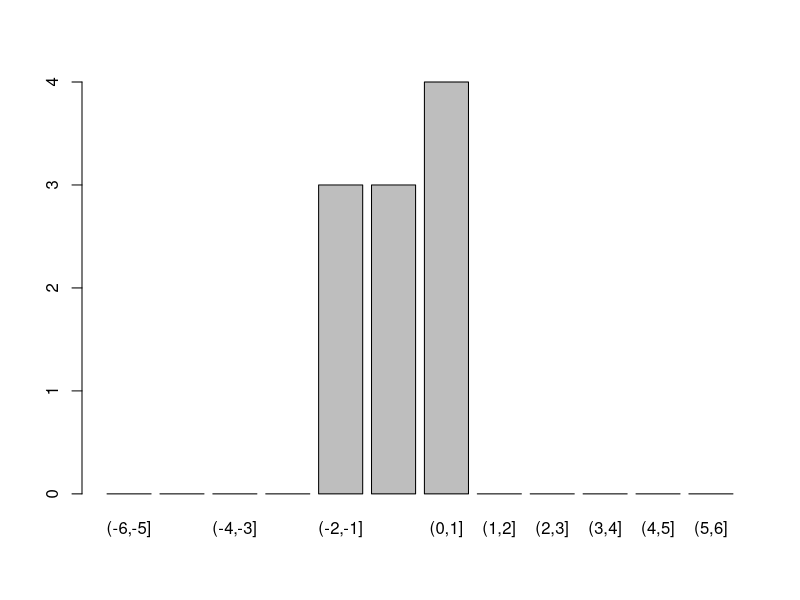
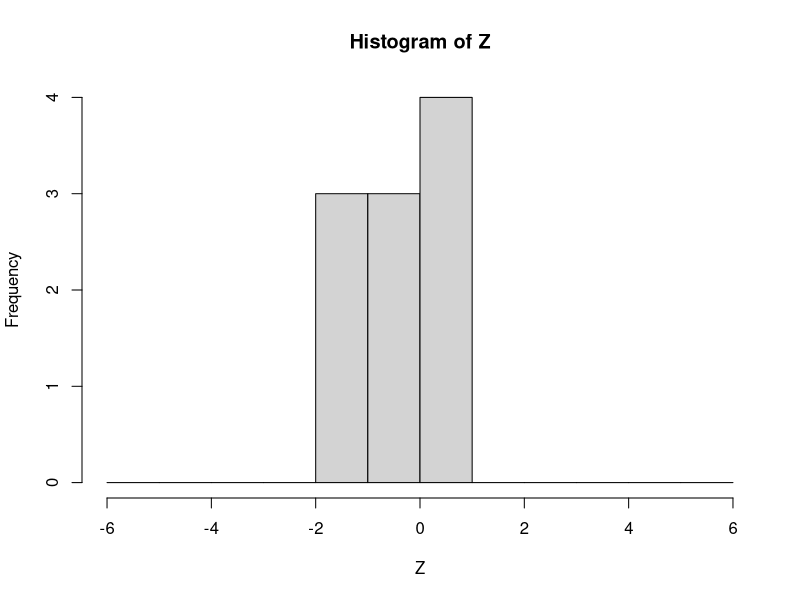
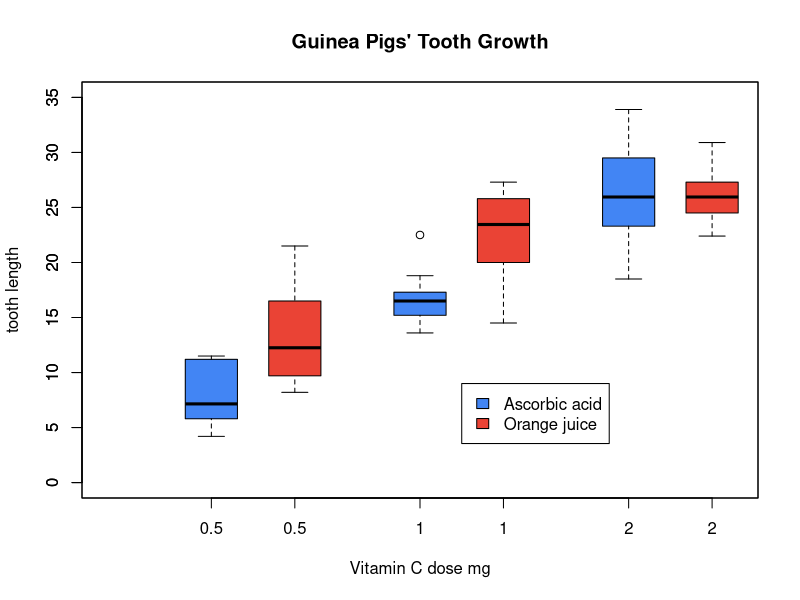
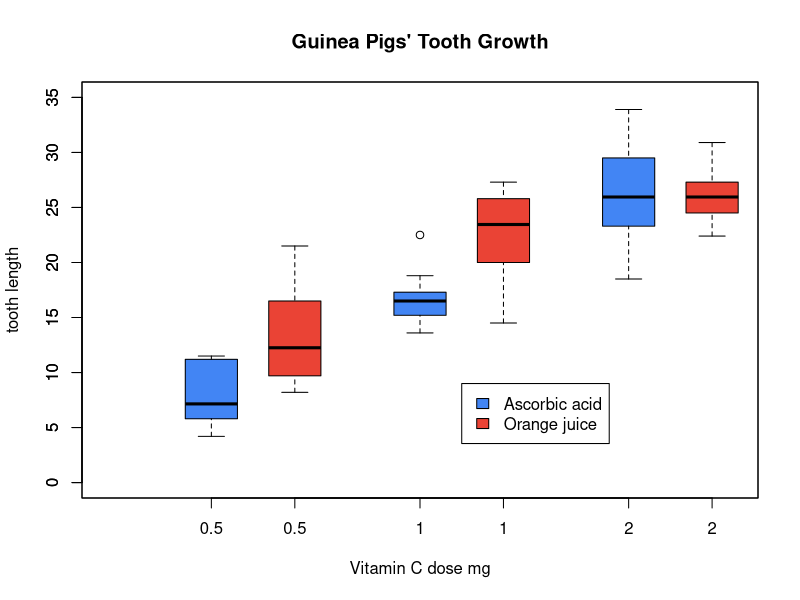

Here is the R script that generated these plots, in order:
## ---- chunk 1
Pkgs <- sapply(list.files(R.home("library")), function(x)
  packageDescription(pkg = x, fields = "Priority"))
names(Pkgs[Pkgs == "base" & !is.na(Pkgs)])
## ---- chunk 2
names(Pkgs[Pkgs == "recommended" & !is.na(Pkgs)])
## ---- chunk 3
# 给定一个/些 R 包名，返回该 R 包存放的位置
sapply(.libPaths(), function(pkg_path)  c('survival','ggplot2') %in% .packages(T, lib.loc = pkg_path))
## ---- chunk 4
str(iris)
## ---- chunk 5
head(iris, 5)
tail(iris, 5)
## ---- chunk 6
class(iris)
mode(iris)
typeof(iris)
## ---- chunk 7
object.size(iris)
object.size(letters)
object.size(ls)
format(object.size(library), units = "auto")
## ---- chunk 8
str(Indometh)
summary(Indometh)
## ---- chunk 9
# 长的变宽
wide <- reshape(Indometh,
  v.names = "conc", idvar = "Subject",
  timevar = "time", direction = "wide"
)
wide[, 1:6]

# 宽的变长
reshape(wide, direction = "long")
## ---- chunk 10
set.seed(45)
dat <- data.frame(
    name = rep(c("Orange", "Apple"), each=4),
    numbers = rep(1:4, 2),
    value = rnorm(8))
dat

reshape(dat, idvar = "name", timevar = "numbers", direction = "wide")
## ---- chunk 11
## times need not be numeric
df <- data.frame(id = rep(1:4, rep(2,4)),
                 visit = I(rep(c("Before","After"), 4)),
                 x = rnorm(4), y = runif(4))
df
reshape(df, timevar = "visit", idvar = "id", direction = "wide")
## warns that y is really varying
reshape(df, timevar = "visit", idvar = "id", direction = "wide", v.names = "x")
## ---- chunk 12
transform(iris, scale.sl = (max(Sepal.Length) - Sepal.Length) / (max(Sepal.Length) - min(Sepal.Length)))
## ---- chunk 13
(max(iris$Sepal.Length) - 5.1) / (max(iris$Sepal.Length) - min(iris$Sepal.Length))
## ---- chunk 14
subset(iris, Species == "virginica")
# summary(iris$Sepal.Length)  mean(iris$Sepal.Length)
# 且的逻辑
# subset(iris, Species == "virginica" & Sepal.Length > 5.84333)
subset(iris, Species == "virginica" &
  Sepal.Length > mean(Sepal.Length))
# 在行的子集范围内
subset(iris, Species %in% c("virginica", "versicolor") &
  Sepal.Length > mean(Sepal.Length))
# 在列的子集内 先选中列
subset(iris, Sepal.Length > mean(Sepal.Length),
  select = c("Sepal.Length", "Species")
)
## ---- chunk 15
## sometimes requiring a logical 'subset' argument is a nuisance
nm <- rownames(state.x77)
start_with_M <- nm %in% grep("^M", nm, value = TRUE)
subset(state.x77, start_with_M, Illiteracy:Murder)
# 简化
subset(state.x77, subset = grepl("^M", rownames(state.x77)), select = Illiteracy:Murder)
# 继续简化
subset(state.x77, grepl("^M", rownames(state.x77)), Illiteracy:Murder)
## ---- chunk 16
iris[iris$Species == "virginica", ]
iris[iris$Species == "virginica" &
  iris$Sepal.Length > mean(iris$Sepal.Length), ]

iris[
  iris$Species == "virginica" &
    iris$Sepal.Length > mean(iris$Sepal.Length),
  c("Sepal.Length", "Species")
]
## ---- chunk 17
# 对萼片的长度排序
iris[order(iris$Species, iris$Sepal.Length), ]
# 对花瓣的长度排序
iris[order(iris$Species, iris$Petal.Length), ]
# 先对花瓣的宽度排序，再对花瓣的长度排序
iris[order(iris$Petal.Width, iris$Petal.Length), ]
## ---- chunk 18
dd <- data.frame(
  b = factor(c("Hi", "Med", "Hi", "Low"),
    levels = c("Low", "Med", "Hi"), ordered = TRUE
  ),
  x = c("A", "D", "A", "C"), y = c(8, 3, 9, 9),
  z = c(1, 1, 1, 2)
)
str(dd)
dd[order(-dd[,4], dd[,1]), ]
## ---- chunk 19
dd[order(dd$z, dd$b), ]
## ---- chunk 20
## Notice that assignment form is not used since a variable is being added
g <- airquality$Month
l <- split(airquality, g) # 分组
l <- lapply(l, transform, Oz.Z = scale(Ozone)) # 计算：按月对 Ozone 标准化
aq2 <- unsplit(l, g) # 合并
head(aq2)
## ---- chunk 21
with(airquality, tapply(Ozone, Month, scale))
## ---- chunk 22
do.call("rbind", lapply(split(airquality, airquality$Month), transform, Oz.Z = scale(Ozone)))
## ---- chunk 23
with(aq2, tapply(Oz.Z, Month, sd, na.rm = TRUE))
with(aq2, tapply(Oz.Z, Month, mean, na.rm = TRUE))
## ---- chunk 24
set.seed(2019)
Z <- stats::rnorm(10)
cut(Z, breaks = -6:6)
# labels = FALSE 返回每个数所落的区间位置
cut(Z, breaks = -6:6, labels = FALSE)
## ---- chunk 25
cut(Z, breaks = 3, dig.lab = 4, ordered = TRUE)
## ---- chunk 26
# 条形图
plot(cut(Z, breaks = -6:6))
# 直方图
hist(Z, breaks = -6:6)
## ---- chunk 27
labs <- levels(cut(Z, 3))
labs
## ---- chunk 28
cbind(
  lower = as.numeric(sub("\\((.+),.*", "\\1", labs)),
  upper = as.numeric(sub("[^,]*,([^]]*)\\]", "\\1", labs))
)
## ---- chunk 29
t(combn(8, 4, tabulate, nbins = 8))
## ---- chunk 30
authors <- data.frame(
  ## I(*) : use character columns of names to get sensible sort order
  surname = I(c("Tukey", "Venables", "Tierney", "Ripley", "McNeil")),
  nationality = c("US", "Australia", "US", "UK", "Australia"),
  deceased = c("yes", rep("no", 4))
)
authorN <- within(authors, {
  name <- surname
  rm(surname)
})
books <- data.frame(
  name = I(c(
    "Tukey", "Venables", "Tierney",
    "Ripley", "Ripley", "McNeil", "R Core"
  )),
  title = c(
    "Exploratory Data Analysis",
    "Modern Applied Statistics ...",
    "LISP-STAT",
    "Spatial Statistics", "Stochastic Simulation",
    "Interactive Data Analysis",
    "An Introduction to R"
  ),
  other.author = c(
    NA, "Ripley", NA, NA, NA, NA,
    "Venables & Smith"
  )
)

authors
authorN
books
## ---- chunk 31
merge(authorN, books)
## ---- chunk 32
merge(authors, books, by.x = "surname", by.y = "name")
## ---- chunk 33
merge(books, authors, by.x = "name", by.y = "surname")
## ---- chunk 34
(x <- c(9:20, 1:5, 3:7, 0:8))
## extract unique elements
x[!duplicated(x)]
unique(x)
## ---- chunk 35
set.seed(123)
df <- data.frame(
  x = sample(0:1, 10, replace = T),
  y = sample(0:1, 10, replace = T),
  z = 1:10
)
df
df[!duplicated(df[, 1:2]), ]
## ---- chunk 36
data("airquality")
head(airquality)
## ---- chunk 37
# Ozone 最高的那天
aggregate(data = airquality, Ozone ~ Month, max)
# 每月 Ozone, Solar.R, Wind, Temp 平均值
aggregate(data = airquality, Ozone ~ Month, mean)
## ---- chunk 38
airquality[!complete.cases(airquality), ]
## ---- chunk 39
airquality[is.na(airquality$Ozone) & is.na(airquality$Solar.R), ]
## ---- chunk 40
apropos("apply")
## ---- chunk 41
# 分组求和 colSums colMeans max
unique(iris$Species)
# 分类求和
# colSums(iris[iris$Species == "setosa", -5])
# colSums(iris[iris$Species == "virginica", -5])
colSums(iris[iris$Species == "versicolor", -5])
# apply(iris[iris$Species == "setosa", -5], 2, sum)
# apply(iris[iris$Species == "setosa", -5], 2, mean)
# apply(iris[iris$Species == "setosa", -5], 2, min)
# apply(iris[iris$Species == "setosa", -5], 2, max)
apply(iris[iris$Species == "setosa", -5], 2, quantile)
## ---- chunk 42
# 按分类变量 Species 分组求和
# aggregate(subset(iris, select = -Species), by = list(iris[, "Species"]), FUN = sum)
aggregate(iris[, -5], list(iris[, 5]), sum)
# 先确定位置，假设有很多分类变量
ind <- which("Species" == colnames(iris))
# 分组统计
aggregate(iris[, -ind], list(iris[, ind]), sum)
## ---- chunk 43
aggregate(Sepal.Length ~ Species, data = iris, mean)
## ---- chunk 44
# tapply(iris$Sepal.Length, list(iris$Species), mean)
with(iris, tapply(Sepal.Length, Species, mean))
by(iris$Sepal.Length, iris$Species, mean)
## ---- chunk 45
aggregate(. ~ Species, data = iris, mean)
## ---- chunk 46
aggregate(Sepal.Length + Sepal.Width ~ Species, data = iris, mean)
## ---- chunk 47
# 查看数据
str(ChickWeight)
## ---- chunk 48
head(ChickWeight)
str(ChickWeight)
## ---- chunk 49
aggregate(weight ~ Chick, data = ChickWeight, mean)
aggregate(weight ~ Diet, data = ChickWeight, mean)
## ---- chunk 50
# 查看数据集
head(CO2)
str(CO2)
## ---- chunk 51
aggregate(uptake ~ Plant, data = CO2, mean)
aggregate(uptake ~ Type, data = CO2, mean)
aggregate(uptake ~ Treatment, data = CO2, mean)
## ---- chunk 52
aggregate(uptake ~ Type + Treatment, data = CO2, mean)
tapply(CO2$uptake, list(CO2$Type, CO2$Treatment), mean)
by(CO2$uptake, list(CO2$Type, CO2$Treatment), mean)
## ---- chunk 53
# 分组求和
# by(iris[, 1], INDICES = list(iris$Species), FUN = sum)
# by(iris[, 2], INDICES = list(iris$Species), FUN = sum)
by(iris[, 3], INDICES = list(iris$Species), FUN = sum)
by(iris[1:3], INDICES = list(iris$Species), FUN = sum)
by(iris[1:3], INDICES = list(iris$Species), FUN = summary)
by(iris, INDICES = list(iris$Species), FUN = summary)
## ---- chunk 54
str(warpbreaks)
head(warpbreaks)

ave(warpbreaks$breaks, warpbreaks$wool)
with(warpbreaks, ave(breaks, tension, FUN = function(x) mean(x, trim = 0.1)))
# 分组求和
with(warpbreaks, ave(breaks, tension, FUN = function(x) sum(x)))
# 分组求和
with(iris, ave(Sepal.Length, Species, FUN = function(x) sum(x)))
## ---- chunk 55
with(warpbreaks, table(wool, tension))
## ---- chunk 56
with(iris, table(Sepal.check = Sepal.Length > 7, Species))
with(iris, table(Sepal.check = Sepal.Length > mean(Sepal.Length), Species))
## ---- chunk 57
aiq.tab <- with(airquality, table(Oz.high = Ozone > 80, Month))
aiq.tab
## ---- chunk 58
addmargins(aiq.tab, 1:2)
## ---- chunk 59
aiq.prop <- prop.table(aiq.tab, 2)
aiq.prop
aiq.marprop <- addmargins(aiq.prop, 1)
aiq.marprop
## ---- chunk 60
round(100 * aiq.marprop, 2)
## ---- chunk 61
UCBAdmissions
UCBA2DF <- as.data.frame(UCBAdmissions)
UCBA2DF
## ---- chunk 62
UCBA2DF.tab <- xtabs(Freq ~ Gender + Admit + Dept, data = UCBA2DF)
ftable(UCBA2DF.tab)
## ---- chunk 63
prop.table(margin.table(UCBA2DF.tab, c(1, 3)), 1)
## ---- chunk 64
array(1:27, c(3, 3, 3))
## ---- chunk 65
asplit(array(1:27, c(3, 3, 3)), 3)
## ---- chunk 66
lapply(asplit(array(1:27, c(3, 3, 3)), 3), apply, 2, sum)
## ---- chunk 67
(tmp <- list(A = c(1, 2, 3), B = c("a", "b")))
## ---- chunk 68
unlist(tmp)
unlist(tmp, use.names = FALSE)
## ---- chunk 69
# 查看数据集 PlantGrowth
class(PlantGrowth)
head(PlantGrowth)
# 检查默认的公式
formula(PlantGrowth) 
# 根据公式解除堆叠
# 下面等价于 unstack(PlantGrowth, form = weight ~ group)
(pg <- unstack(PlantGrowth)) 
## ---- chunk 70
stack(pg)
stack(pg, select = -ctrl)
## ---- chunk 71
class(iris)
class(iris$Species)
unclass(iris$Species)
## ---- chunk 72
attach(iris)
head(Species)
detach(iris)
## ---- chunk 73
with(mtcars, mpg[cyl == 8 & disp > 350])
## ---- chunk 74
mtcars$mpg[mtcars$cyl == 8 & mtcars$disp > 350]
## ---- chunk 75
# 原数据集 airquality
head(airquality)
aq <- within(airquality, {
  lOzone <- log(Ozone) # 取对数
  Month <- factor(month.abb[Month]) # 字符串型转因子型
  cTemp <- round((Temp - 32) * 5 / 9, 1) # 从华氏温度到摄氏温度转化
  S.cT <- Solar.R / cTemp # 使用新创建的变量
  rm(Day, Temp)
})
# 修改后的数据集
head(aq)
## ---- chunk 76
with(ToothGrowth, {
  boxplot(len ~ dose,
    boxwex = 0.25, at = 1:3 - 0.2,
    subset = (supp == "VC"), col = "#4285f4",
    main = "Guinea Pigs' Tooth Growth",
    xlab = "Vitamin C dose mg",
    ylab = "tooth length", ylim = c(0, 35)
  )
  boxplot(len ~ dose,
    add = TRUE, boxwex = 0.25, at = 1:3 + 0.2,
    subset = supp == "OJ", col = "#EA4335"
  )
  legend(2, 9, c("Ascorbic acid", "Orange juice"),
    fill = c("#4285f4", "#EA4335")
  )
})
## ---- chunk 77
with(
  subset(ToothGrowth, supp == "VC"),
  boxplot(len ~ dose,
    boxwex = 0.25, at = 1:3 - 0.2,
    col = "#4285f4", main = "Guinea Pigs' Tooth Growth",
    xlab = "Vitamin C dose mg",
    ylab = "tooth length", ylim = c(0, 35)
  )
)
with(
  subset(ToothGrowth, supp == "OJ"),
  boxplot(len ~ dose,
    add = TRUE, boxwex = 0.25, at = 1:3 + 0.2,
    col = "#EA4335"
  )
)
legend(2, 9, c("Ascorbic acid", "Orange juice"),
  fill = c("#4285f4", "#EA4335")
)
## ---- chunk 78
within(mtcars[1:5,1:3],{
  disp.cc <- disp * 2.54^3
  disp.l <- disp.cc / 1e3
})

# 只能使用已有的列，刚生成的列不能用
# transform(
#   mtcars[1:5, 1:3],
#   disp.cc = disp * 2.54^3,
#   disp.l = disp.cc / 1e3
# )
transform(
  mtcars[1:5, 1:3],
  disp.cc = disp * 2.54^3
)
## ---- chunk 79
xfun::session_info()
